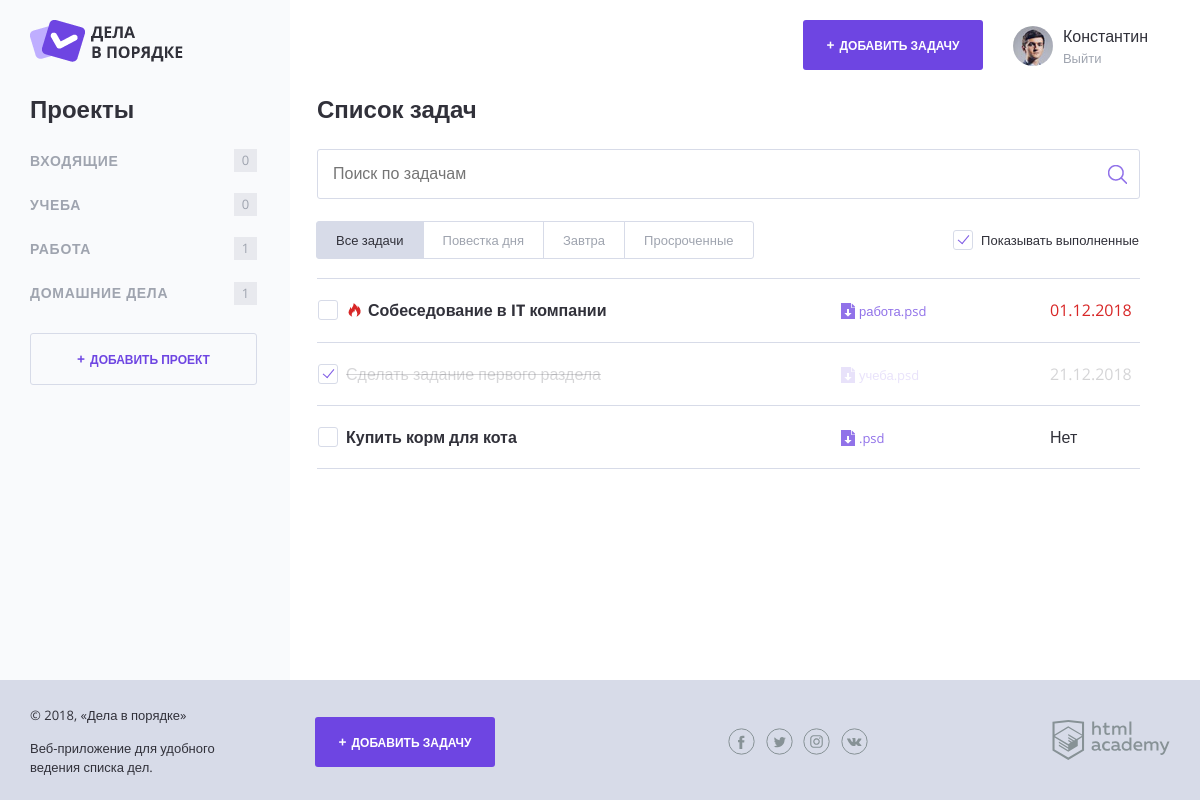
The page / on the database its author committed.
### tables this page shows
CREATE TABLE IF NOT EXISTS projects (
  project_id INT AUTO_INCREMENT PRIMARY KEY,
  name VARCHAR(128) NOT NULL,
  user_id INT NOT NULL,

  FOREIGN KEY (user_id) REFERENCES users(user_id)
);

CREATE TABLE IF NOT EXISTS tasks (
  task_id INT AUTO_INCREMENT PRIMARY KEY,
  creation_date TIMESTAMP DEFAULT CURRENT_TIMESTAMP NOT NULL,
  execution_date TIMESTAMP DEFAULT NULL,
  status INT DEFAULT 0,
  name VARCHAR(128) NOT NULL,
  file VARCHAR(128) DEFAULT NULL,
  deadline TIMESTAMP DEFAULT NULL,
  user_id INT NOT NULL,
  project_id INT NOT NULL,

  FOREIGN KEY (user_id) REFERENCES users(user_id),
  FOREIGN KEY (project_id) REFERENCES projects(project_id)
);

### functions.php (called while the page is built, shortened)
<?php
function include_template($name, $data) {
    $name = 'templates/' . $name;
    extract($data);
    require $name;
    $result = ob_get_clean();
    return $result;
}
function count_tasks($tasks_list, $name_project) {
    $count_name_project = 0;
    foreach ($tasks_list as $key => $item) {
        if ($item['project_id'] === $name_project) {
            $count_name_project++;
        }
    }
    return $count_name_project;
}
function esc($str) {
    $text = htmlspecialchars($str);
    return $text;
}
function check_important_task($task) {
    $important_hours = 24;
    $important_date = $task['deadline'];
    $important_date_ts = strtotime($important_date);
    $current_date_ts = time();
    $ts_diff = $important_date_ts - $current_date_ts;
    $sec_in_hour = 3600;
    $diff_hour = floor($ts_diff / $sec_in_hour);
    if ($diff_hour < $important_hours and $important_date != NULL) {
        return true;
    }
    return false;
}
function check_deadline($item) {
    if ($item === NULL) {
        return 'Нет';
    }
    $date = date_create($item);
    $dt_format = date_format($date, 'd.m.Y');
    return $dt_format;
}

### templates/layout.php (the view, shortened to what this page needs)
<!DOCTYPE html>
<html lang="ru">
<head>
    <link rel="stylesheet" href="css/normalize.css">
    <link rel="stylesheet" href="css/style.css">
    <link rel="stylesheet" href="css/flatpickr.min.css">
</head>
<body>
<div class="page-wrapper">
    <div class="container container--with-sidebar">
        <header class="main-header">
            <a href="/">
                <img src="img/logo.png" width="153" height="42" alt="Логотип Дела в порядке">
            </a>
            <div class="main-header__side">
                <a class="main-header__side-item button button--plus open-modal" href="pages/form-task.html">Добавить задачу</a>
                <div class="main-header__side-item user-menu">
                    <div class="user-menu__image">
                        <img src="img/user-pic.jpg" width="40" height="40" alt="Пользователь">
                    </div>
                    <div class="user-menu__data">
                        <p><?= esc($user_name); ?></p>
                        <a href="#">Выйти</a>
                    </div>
                </div>
            </div>
        </header>
        <div class="content">
            <section class="content__side">
                <h2 class="content__side-heading">Проекты</h2>
                <nav class="main-navigation">
                    <ul class="main-navigation__list">
                        <?php foreach ($projects as $key => $value): ?>
                        <li class="main-navigation__list-item">
                            <a class="main-navigation__list-item-link" href="/?project_id=<?= $value['project_id']; ?>"><?=$value['name'];?></a>
                            <span class="main-navigation__list-item-count"><?= count_tasks($tasks_active, $value['project_id']); ?></span>
                        </li>
                        <?php endforeach; ?>
                    </ul>
                </nav>
                <a class="button button--transparent button--plus content__side-button"
                   href="pages/form-project.html" target="project_add">Добавить проект</a>
            </section>
            <main class="content__main">
                <?= $content; ?>
            </main>
        </div>
    </div>
</div>
<footer class="main-footer">
    <div class="container">
        <div class="main-footer__copyright">
            <p>© 2018, «Дела в порядке»</p>
            <p>Веб-приложение для удобного ведения списка дел.</p>
        </div>
        <a class="main-footer__button button button--plus" href="pages/form-task.html">Добавить задачу</a>
        <div class="main-footer__social social">
            <a class="social__link social__link--facebook" href="#">
            </a>
            <a class="social__link social__link--twitter" href="#">
            </a>
            <a class="social__link social__link--instagram" href="#">
            </a>
            <a class="social__link social__link--vkontakte" href="#">
            </a>
        </div>
        <div class="main-footer__developed-by">
            <a href="https://htmlacademy.ru/intensive/php">
                <img src="img/htmlacademy.svg" alt="HTML Academy" width="118" height="40">
            </a>
        </div>
    </div>
</footer>
</body>
</html>

### templates/index.php (shortened to what this page needs)
<h2 class="content__main-heading">Список задач</h2>
<form class="search-form" action="index.php" method="post">
    <input class="search-form__input" type="text" name="" value="" placeholder="Поиск по задачам">
    <input class="search-form__submit" type="submit" name="" value="Искать">
</form>
<div class="tasks-controls">
    <nav class="tasks-switch">
        <a href="/" class="tasks-switch__item tasks-switch__item--active">Все задачи</a>
        <a href="/" class="tasks-switch__item">Повестка дня</a>
        <a href="/" class="tasks-switch__item">Завтра</a>
        <a href="/" class="tasks-switch__item">Просроченные</a>
    </nav>
    <label class="checkbox">
        <span class="checkbox__text">Показывать выполненные</span>
    </label>
</div>
<table class="tasks">
    <?php foreach ($tasks as $key => $item): ?>
    <?php if (!$item['status'] or $show_complete_tasks === 1): ?>
    <tr class="tasks__item task
        <?php if ($item['status']): ?> task--completed <?php endif; ?>
        <?php if (check_important_task($item)): ?> task--important <?php endif; ?>">
        <td class="task__select">
            <label class="checkbox task__checkbox">
                <span class="checkbox__text"><?= esc($item['name']); ?></span>
            </label>
        </td>
        <td class="task__file">
            <a class="download-link" href="#"><?= esc($item['file']); ?>.psd</a>
        </td>
        <td class="task__date"><?= check_deadline($item['deadline']); ?></td>
    </tr>
    <?php endif; ?>
    <?php endforeach; ?>
</table>

### index.php (shortened to what this page needs)
<?php
require_once('init.php');
$user_id = 1;
$show_complete_tasks = rand(0, 1);
$sql_projects = 'SELECT * FROM projects WHERE user_id = ' . $user_id;
$result = mysqli_query($link, $sql_projects);
if ($result) {
    $projects = mysqli_fetch_all($result, MYSQLI_ASSOC);
}
$sql_tasks = 'SELECT * FROM tasks WHERE user_id = ' . $user_id;
if ($res = mysqli_query($link, $sql_tasks)) {
    $tasks = mysqli_fetch_all($res, MYSQLI_ASSOC);
}
$sql_tasks_active = $sql_tasks . ' AND status = 0';
if ($res_active = mysqli_query($link, $sql_tasks_active)) {
    $tasks_active = mysqli_fetch_all($res_active, MYSQLI_ASSOC);
}
$page_content = include_template('index.php', [
    'tasks' => $tasks,
    'show_complete_tasks' => $show_complete_tasks
]);
$layout_content = include_template('layout.php', [
    'content' => $page_content,
    'tasks_active' => $tasks_active,
    'projects' => $projects,
    'title' => 'Дела в порядке',
    'user_name' => 'Константин'
]);
print($layout_content);

### rows shown on the page
projects: name "ВХОДЯЩИЕ", project_id "0"
projects: name "УЧЕБА", project_id "0"
projects: name "РАБОТА", project_id "1"
projects: name "ДОМАШНИЕ ДЕЛА", project_id "1"
tasks: name "Собеседование в IT компании", file "работа", deadline "01.12.2018"
tasks: name "Сделать задание первого раздела", file "учеба", deadline "21.12.2018"
tasks: name "Купить корм для кота", deadline "Нет"

### other values the page prints
$user_name "Константин"
